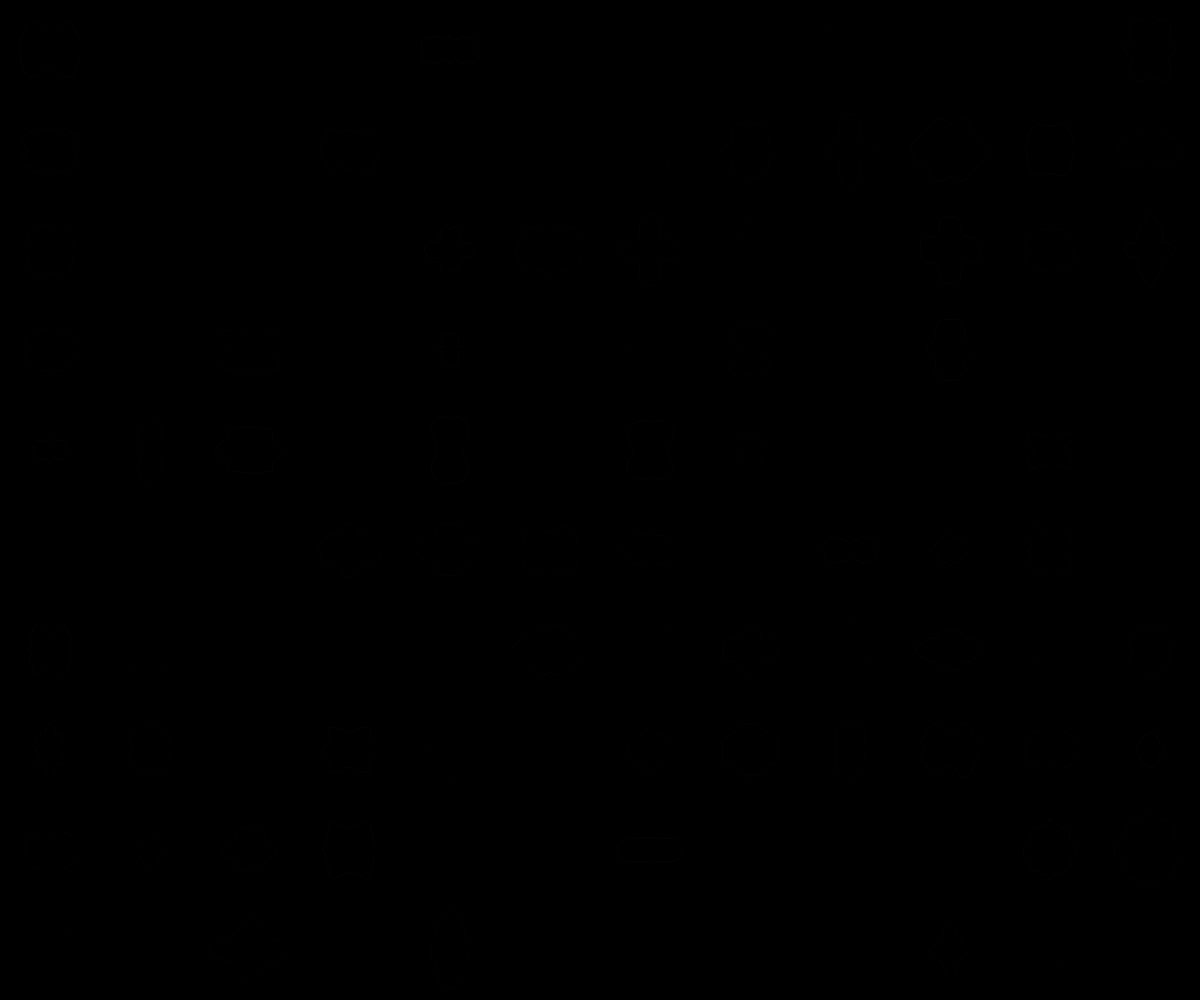
Frame 1 (no input)
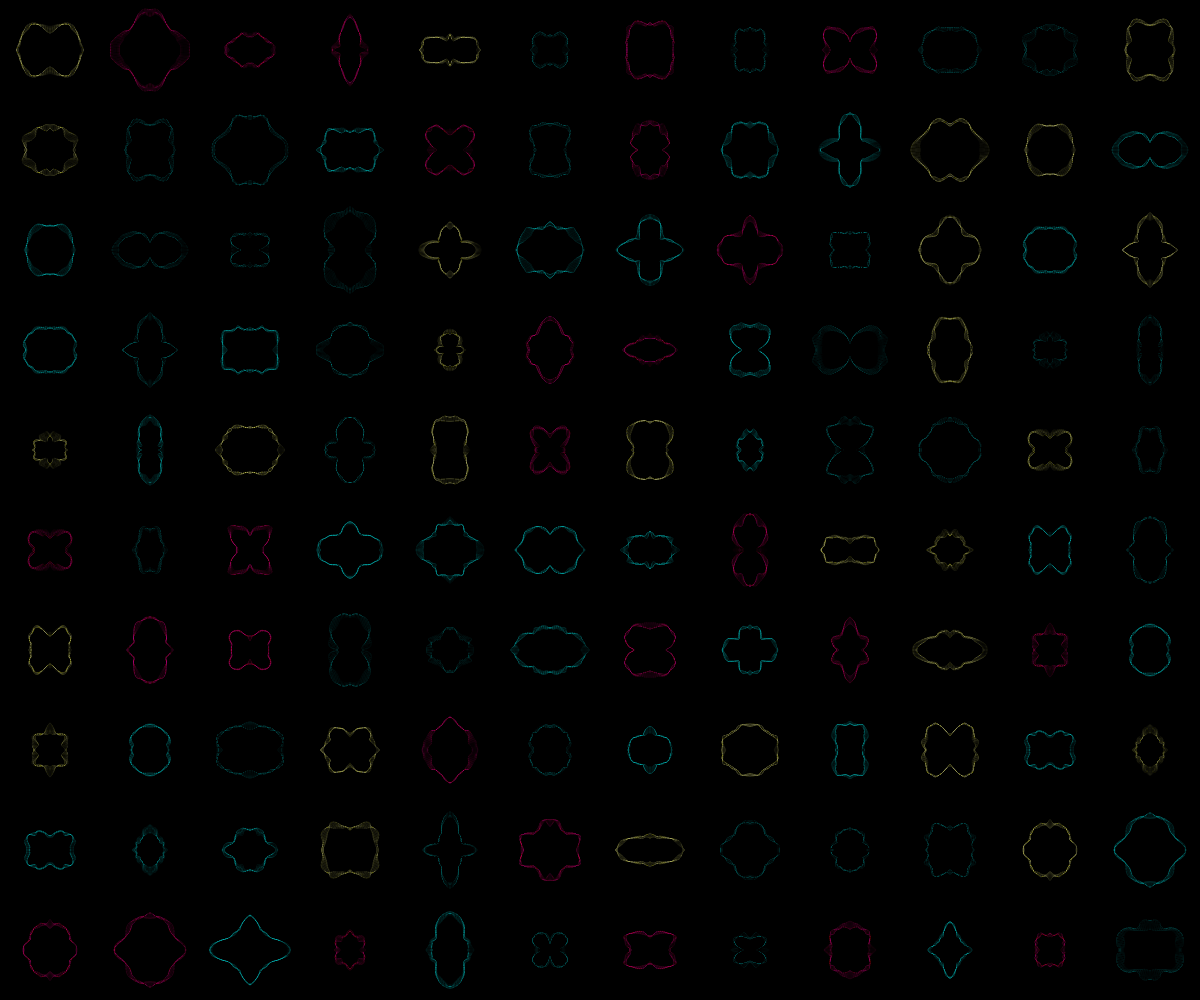
Frame 60 (no input)
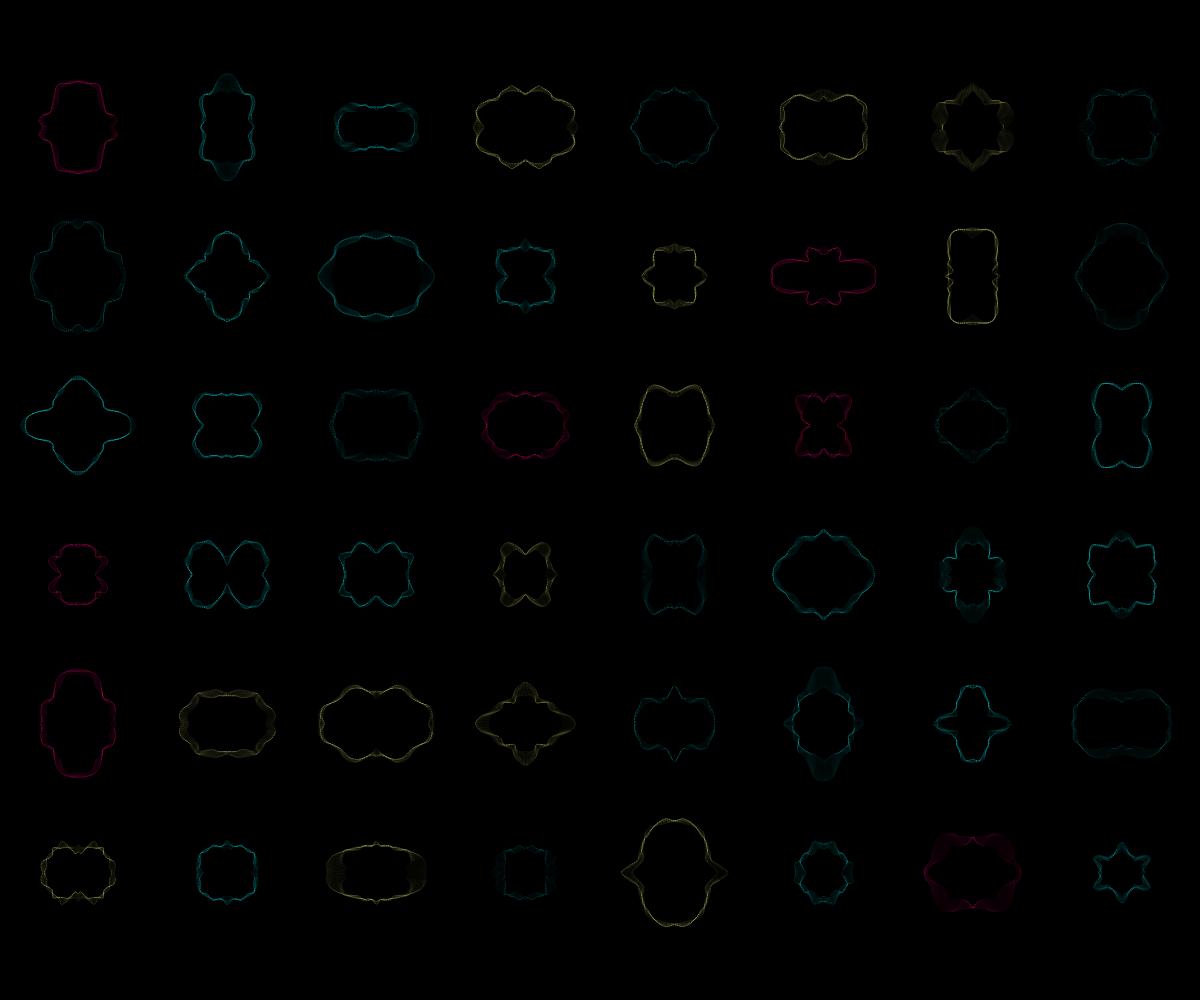
Frame 120 (the mouse pressed at the canvas centre since frame 60)

The p5.js sketch that drew these frames (run headless with seeded random() and noise() and a simulated clock; from frame 60 on, the mouse is pressed at the canvas centre):

// p5.js sketch
// ── sketch.js
let slotSize = 100;
let marginX;
let marginY;
let time = 0
let seed = 123

let colors = ['#72d6c9','#ffc785', '#df7599', '#7189bf']

function setup() {

    createCanvas(windowWidth, windowHeight);


    pixelDensity(1);

    marginX = windowWidth - int((windowWidth / slotSize)) * slotSize;
    marginY = windowHeight - int((windowHeight / slotSize)) * slotSize;
    rectMode(CENTER)
    background(0)


}


function draw() {
    randomSeed(seed)
    //background(0)
    noFill();
    stroke(255,25)
    strokeWeight(0.15)
    time += 0.005;
    for (let i = marginX / 2 + slotSize / 2; i < width - marginX / 2; i += slotSize) {
        for (let j = marginY / 2 + slotSize / 2; j < height - marginY / 2; j += slotSize) {
            let c = colors[int(random(colors.length))]
           // alpha(c) = 25
            stroke(red(c), green(c), blue(c), 25)
            beginShape()
            for (let angle = 0 ; angle <= TWO_PI *2; angle = angle + PI * 0.05){
                let r = noise(time + i + j *10, cos(angle) , sin(angle) )* slotSize *0.5
                let xpos = i + cos(angle) *r
                let ypos = j + sin(angle) *r
                curveVertex(xpos,ypos)

            }
            endShape()
        }
    }
}

function mousePressed() {
    background(0)
    seed = random(9999)
    slotSize = random(50, 400)
    marginX = windowWidth - int((windowWidth / slotSize)) * slotSize;
    marginY = windowHeight - int((windowHeight / slotSize)) * slotSize;
}

function keyPressed(){
    background(0)
}


function windowResized() {
    resizeCanvas(windowWidth, windowHeight);
    marginX = windowWidth - int((windowWidth / slotSize)) * slotSize;
    marginY = windowHeight - int((windowHeight / slotSize)) * slotSize;
}
